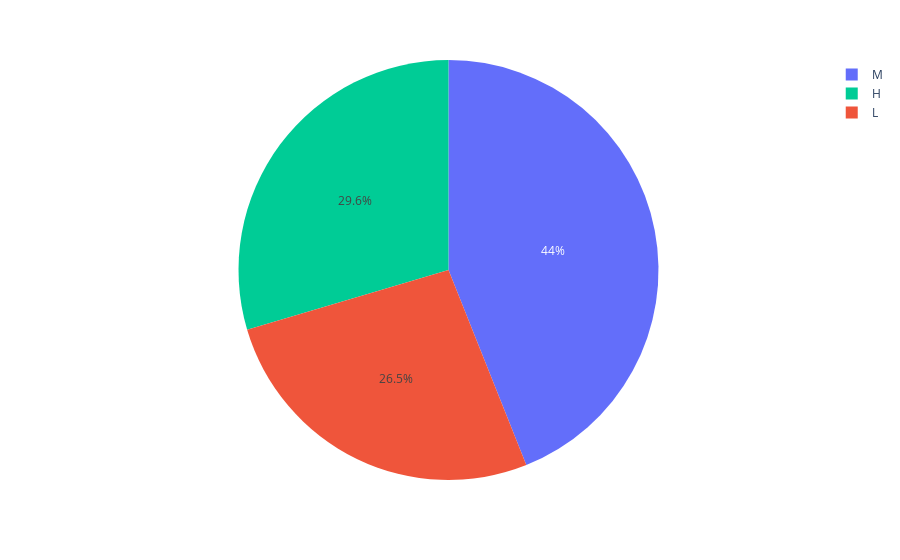

Source (notebook cell):
### Markdown cell above
* More number of girls are from higher level that is 52%
* absenty for boys is also 75% as compared to girls which is 24%

### Code cell
import plotly.express as px
fig = px.pie(student,names='Class',color='Class')
fig.show()

### Figure 1 — Plotly figure (JSON) as saved in the notebook; plotly's stock layout.template omitted (floating-point values rounded to 4 significant figures; data arrays with more than 128 entries replaced by an {"elided": "..."} marker saying what was removed)
{"data": [{"customdata": {"elided": "480x1 str values"}, "domain": {"x": [0, 1], "y": [0, 1]}, "hovertemplate": "Class=%{customdata[0]}<extra></extra>", "labels": {"elided": "480 str values"}, "legendgroup": "", "marker": {"colors": {"elided": "480 str values"}}, "name": "", "showlegend": true, "type": "pie"}], "layout": {"legend": {"tracegroupgap": 0}, "margin": {"t": 60}}}
